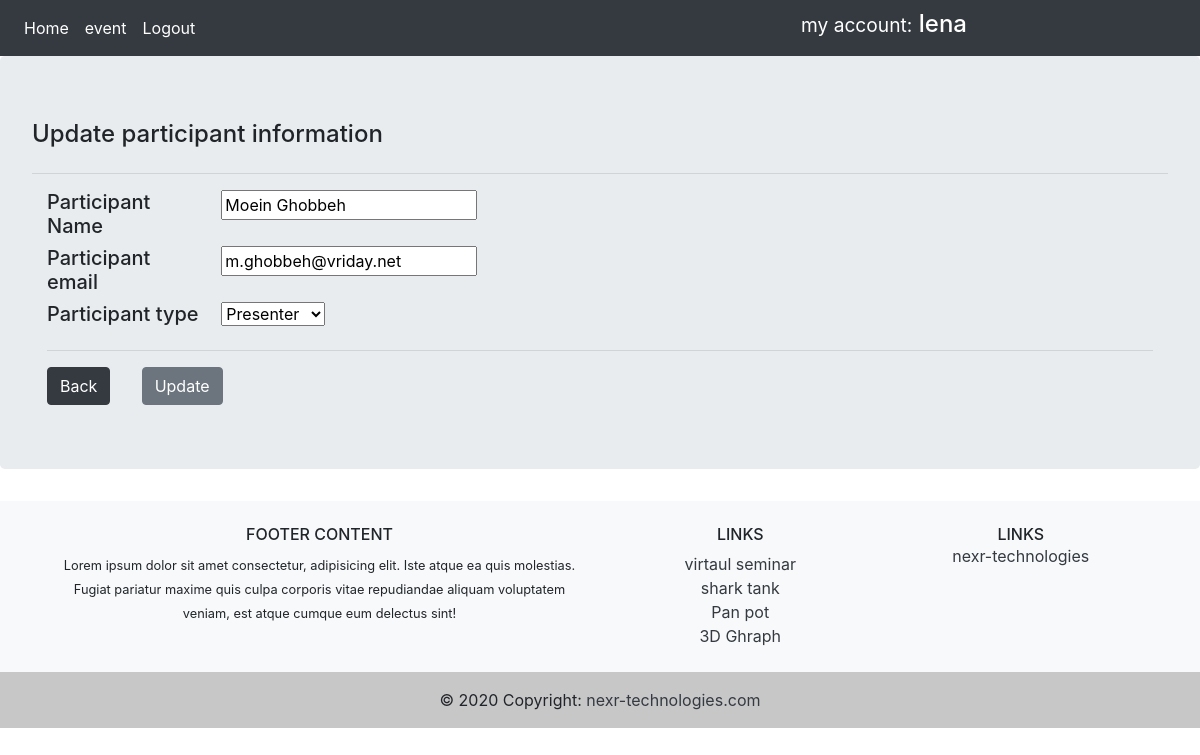
Page /participantDetail/1/1/update (signed in) on the committed database.
### app/models.py (models this page shows, shortened)
class User(db.Model, UserMixin):
    id = db.Column(db.Integer, primary_key=True)
    username = db.Column(db.String(30), unique=True, nullable=False)
    email = db.Column(db.String(60), unique=True, nullable=False)
    password = db.Column(db.String(60), nullable=False)
    events = db.relationship('Event', backref='eventowner', lazy=True)
    roles = db.relationship('Role', backref='roleuser', lazy=True)

class Participant(db.Model):
    id = db.Column(db.Integer, primary_key=True)
    name = db.Column(db.String(25), nullable=True)
    email = db.Column(db.String(50), nullable=False)
    event_id = db.Column(db.Integer, db.ForeignKey('event.id'), nullable=False)
    Participanttypes_id = db.Column(db.Integer, db.ForeignKey('participanttypes.id'), nullable=False)
    unique_id = db.Column(db.Integer, nullable=False)

### app/routes.py (the view)
@app.route('/participantDetail/<int:participant_id>/<int:event_id>/update', methods=['GET', 'POST'])
@login_required
def participant_update(participant_id, event_id):
    Access = checkAccess()
    form = AddParticipantForm()
    if request.method == 'POST':
        regex = '^[a-z0-9]+[\._]?[a-z0-9]+[@]\w+[.]\w{2,3}$'
        if re.match(regex, str(form.email.data)):
            participant = Participant.query.get_or_404(participant_id)
            participant.name = form.name.data
            participant.email = form.email.data
            participant.Participanttypes_id = form.participant_type.data
            db.session.commit()
            flash('Participant updated', 'info')
            return redirect(url_for('participantDetail', participant_id=participant_id, event_id=participant.event_id))
        else:
            flash('Please enter valid address', 'danger')
            return redirect(url_for('participantDetail', participant_id=participant_id, event_id=event_id))
    else:
        participantform = AddParticipantForm()
        participant = Participant.query.filter_by(
            id=participant_id, event_id=event_id).first()
        participanttypes = Participanttypes.query.filter_by(
            id=participant.Participanttypes_id).first()
        participantform.participant_type.choices = [
            (types.id, types.type) for types in Participanttypes.query.all()]
        participantform.participant_type.default = participanttypes.id
        participantform.process()
        participantform.name.data = participant.name
        participantform.email.data = participant.email
        participantform.event_id.data = event_id
        participantform.id.data = participant_id
        return render_template('participant_update.html', form=participantform,  Access=Access)

### app/forms.py
class AddParticipantForm(FlaskForm):
    id = StringField('id')
    name = StringField('Participant Name', validators=[DataRequired()])
    email = StringField('Participant E-mail', validators=[
                        DataRequired(), Email()])
    events = SelectField('event')
    event_name = StringField('Event Name')
    event_id = StringField('Event ID')
    participant_type = SelectField('Participant Type')

### app/models.py (called while the page is built)
@login_manager.user_loader
def load_user(user_id):
    return User.query.get(int(user_id))

### app/routes.py (called while the page is built)
def checkAccess():
    Access = False
    user = Role.query.filter_by(rolename_id=2, user_id=current_user.id).first()
    if user or current_user.is_authenticated or current_user.username == 'admin':
        Access = True
    return Access

### app/templates/participant_update.html (shortened to what this page needs)
{% extends 'base.html' %}
{% block content %}
<div class="container">
    <div class="row">
        <div>
            <h4> Update participant information</h4>
        </div>
    </div>
</div>
<hr />
<form action="" method="POST">
    <div class="container">
        <div class="row">
            <div class="col-2">
               <h5> Participant Name </h5>
            </div>
            <div>
                {{ form.name }}
            </div>
        </div>
        <div class="row">
            <div class="col-2">
               <h5> Participant email </h5>
            </div>
            <div>
                {{ form.email}}
            </div>
        </div>
        <div class="row">
            <div class="col-2">
               <h5> Participant type </h5>
            </div>
            <div>
                {{ form.participant_type }}
            </div>
        </div>
        <hr />
        <div class="row">
            <div class="col-1">
                <a href="{{ url_for('participant', event_id=form.event_id.data ) }}" class="btn btn-dark">Back</a>
            </div>
            {% if Access  %}
            <div class="col-1">
                <input type="submit" value="Update" class="btn btn-secondary">
            </div>
            {% endif %}
        </div>
    </div>
</form>
{% endblock %}

### app/templates/include/navbar.html (shortened to what this page needs)
<nav class="navbar navbar-expand-lg navbar-dark bg-dark">
    <div class="navbar-nav">
        <a class="nav-item nav-link active" href="{{ url_for('home') }}">Home</a>
        {% if current_user.is_authenticated %}
        <a class="nav-item nav-link active" href="{{ url_for('event') }}">event</a>
        <a class="nav-item nav-link active" href="{{ url_for('logout') }}">Logout</a>
        {% else %}
        <a class="nav-item nav-link active" href="{{ url_for('login') }}">Login</a>
        {% endif %}
    </div>
    <div class="col-md-8 text-right">
        <h4 class="text-white bg-dark">  <small class="text-white bg-dark"> my account:</small> {{ current_user.username }}</h4>
    </div>
</nav>

### rows in the picture
User: username "lena"
Participant: name "Moein Ghobbeh", email "m.ghobbeh@vriday.net"
